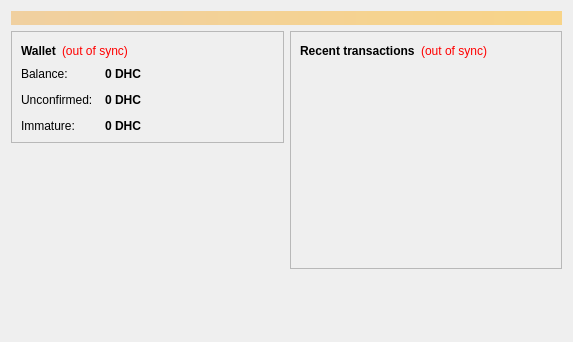
<?xml version="1.0" encoding="UTF-8"?>
<ui version="4.0">
 <class>OverviewPage</class>
 <widget class="QWidget" name="OverviewPage">
  <property name="geometry">
   <rect>
    <x>0</x>
    <y>0</y>
    <width>573</width>
    <height>342</height>
   </rect>
  </property>
  <property name="windowTitle">
   <string>Form</string>
  </property>
  <layout class="QVBoxLayout" name="topLayout">
   <item>
    <widget class="QLabel" name="labelAlerts">
     <property name="visible">
      <bool>false</bool>
     </property>
     <property name="styleSheet">
      <string notr="true">background-color: qlineargradient(x1: 0, y1: 0, x2: 1, y2: 0, stop:0 #F0D0A0, stop:1 #F8D488); color:#000000;</string>
     </property>
     <property name="wordWrap">
      <bool>true</bool>
     </property>
     <property name="margin">
      <number>3</number>
     </property>
    </widget>
   </item>
   <item>
    <layout class="QHBoxLayout" name="horizontalLayout" stretch="1,1">
     <item>
      <layout class="QVBoxLayout" name="verticalLayout_2">
       <item>
        <widget class="QFrame" name="frame">
         <property name="frameShape">
          <enum>QFrame::StyledPanel</enum>
         </property>
         <property name="frameShadow">
          <enum>QFrame::Raised</enum>
         </property>
         <layout class="QVBoxLayout" name="verticalLayout_4">
          <item>
           <layout class="QHBoxLayout" name="horizontalLayout_4">
            <item>
             <widget class="QLabel" name="label_5">
              <property name="font">
               <font>
                <weight>75</weight>
                <bold>true</bold>
               </font>
              </property>
              <property name="text">
               <string>Wallet</string>
              </property>
             </widget>
            </item>
            <item>
             <widget class="QLabel" name="labelWalletStatus">
              <property name="toolTip">
               <string>The displayed information may be out of date. Your wallet automatically synchronizes with the Dochicoin network after a connection is established, but this process has not completed yet.</string>
              </property>
              <property name="styleSheet">
               <string notr="true">QLabel { color: red; }</string>
              </property>
              <property name="text">
               <string notr="true">(out of sync)</string>
              </property>
              <property name="alignment">
               <set>Qt::AlignLeading|Qt::AlignLeft|Qt::AlignVCenter</set>
              </property>
             </widget>
            </item>
            <item>
             <spacer name="horizontalSpacer_2">
              <property name="orientation">
               <enum>Qt::Horizontal</enum>
              </property>
              <property name="sizeHint" stdset="0">
               <size>
                <width>40</width>
                <height>20</height>
               </size>
              </property>
             </spacer>
            </item>
           </layout>
          </item>
          <item>
           <layout class="QFormLayout" name="formLayout_2">
            <property name="fieldGrowthPolicy">
             <enum>QFormLayout::AllNonFixedFieldsGrow</enum>
            </property>
            <property name="horizontalSpacing">
             <number>12</number>
            </property>
            <property name="verticalSpacing">
             <number>12</number>
            </property>
            <item row="0" column="0">
             <widget class="QLabel" name="label">
              <property name="text">
               <string>Balance:</string>
              </property>
             </widget>
            </item>
            <item row="0" column="1">
             <widget class="QLabel" name="labelBalance">
              <property name="font">
               <font>
                <weight>75</weight>
                <bold>true</bold>
               </font>
              </property>
              <property name="cursor">
               <cursorShape>IBeamCursor</cursorShape>
              </property>
              <property name="toolTip">
               <string>Your current balance</string>
              </property>
              <property name="text">
               <string notr="true">0 DHC</string>
              </property>
              <property name="textInteractionFlags">
               <set>Qt::LinksAccessibleByMouse|Qt::TextSelectableByKeyboard|Qt::TextSelectableByMouse</set>
              </property>
             </widget>
            </item>
            <item row="1" column="0">
             <widget class="QLabel" name="label_3">
              <property name="text">
               <string>Unconfirmed:</string>
              </property>
             </widget>
            </item>
            <item row="1" column="1">
             <widget class="QLabel" name="labelUnconfirmed">
              <property name="font">
               <font>
                <weight>75</weight>
                <bold>true</bold>
               </font>
              </property>
              <property name="cursor">
               <cursorShape>IBeamCursor</cursorShape>
              </property>
              <property name="toolTip">
               <string>Total of transactions that have yet to be confirmed, and do not yet count toward the current balance</string>
              </property>
              <property name="text">
               <string notr="true">0 DHC</string>
              </property>
              <property name="textInteractionFlags">
               <set>Qt::LinksAccessibleByMouse|Qt::TextSelectableByKeyboard|Qt::TextSelectableByMouse</set>
              </property>
             </widget>
            </item>
            <item row="2" column="0">
             <widget class="QLabel" name="labelImmatureText">
              <property name="text">
               <string>Immature:</string>
              </property>
             </widget>
            </item>
            <item row="2" column="1">
             <widget class="QLabel" name="labelImmature">
              <property name="font">
               <font>
                <weight>75</weight>
                <bold>true</bold>
               </font>
              </property>
              <property name="toolTip">
               <string>Mined balance that has not yet matured</string>
              </property>
              <property name="text">
               <string notr="true">0 DHC</string>
              </property>
              <property name="textInteractionFlags">
               <set>Qt::LinksAccessibleByMouse|Qt::TextSelectableByKeyboard|Qt::TextSelectableByMouse</set>
              </property>
             </widget>
            </item>
           </layout>
          </item>
         </layout>
        </widget>
       </item>
       <item>
        <spacer name="verticalSpacer">
         <property name="orientation">
          <enum>Qt::Vertical</enum>
         </property>
         <property name="sizeHint" stdset="0">
          <size>
           <width>20</width>
           <height>40</height>
          </size>
         </property>
        </spacer>
       </item>
      </layout>
     </item>
     <item>
      <layout class="QVBoxLayout" name="verticalLayout_3">
       <item>
        <widget class="QFrame" name="frame_2">
         <property name="frameShape">
          <enum>QFrame::StyledPanel</enum>
         </property>
         <property name="frameShadow">
          <enum>QFrame::Raised</enum>
         </property>
         <layout class="QVBoxLayout" name="verticalLayout">
          <item>
           <layout class="QHBoxLayout" name="horizontalLayout_2">
            <item>
             <widget class="QLabel" name="label_4">
              <property name="text">
               <string>&lt;b&gt;Recent transactions&lt;/b&gt;</string>
              </property>
             </widget>
            </item>
            <item>
             <widget class="QLabel" name="labelTransactionsStatus">
              <property name="toolTip">
               <string>The displayed information may be out of date. Your wallet automatically synchronizes with the Dochicoin network after a connection is established, but this process has not completed yet.</string>
              </property>
              <property name="styleSheet">
               <string notr="true">QLabel { color: red; }</string>
              </property>
              <property name="text">
               <string notr="true">(out of sync)</string>
              </property>
              <property name="alignment">
               <set>Qt::AlignRight|Qt::AlignTrailing|Qt::AlignVCenter</set>
              </property>
             </widget>
            </item>
            <item>
             <spacer name="horizontalSpacer">
              <property name="orientation">
               <enum>Qt::Horizontal</enum>
              </property>
              <property name="sizeHint" stdset="0">
               <size>
                <width>40</width>
                <height>20</height>
               </size>
              </property>
             </spacer>
            </item>
           </layout>
          </item>
          <item>
           <widget class="QListView" name="listTransactions">
            <property name="styleSheet">
             <string notr="true">QListView { background: transparent; }</string>
            </property>
            <property name="frameShape">
             <enum>QFrame::NoFrame</enum>
            </property>
            <property name="verticalScrollBarPolicy">
             <enum>Qt::ScrollBarAlwaysOff</enum>
            </property>
            <property name="horizontalScrollBarPolicy">
             <enum>Qt::ScrollBarAlwaysOff</enum>
            </property>
            <property name="selectionMode">
             <enum>QAbstractItemView::NoSelection</enum>
            </property>
           </widget>
          </item>
         </layout>
        </widget>
       </item>
       <item>
        <spacer name="verticalSpacer_2">
         <property name="orientation">
          <enum>Qt::Vertical</enum>
         </property>
         <property name="sizeHint" stdset="0">
          <size>
           <width>20</width>
           <height>40</height>
          </size>
         </property>
        </spacer>
       </item>
      </layout>
     </item>
    </layout>
   </item>
  </layout>
 </widget>
 <resources/>
 <connections/>
</ui>
